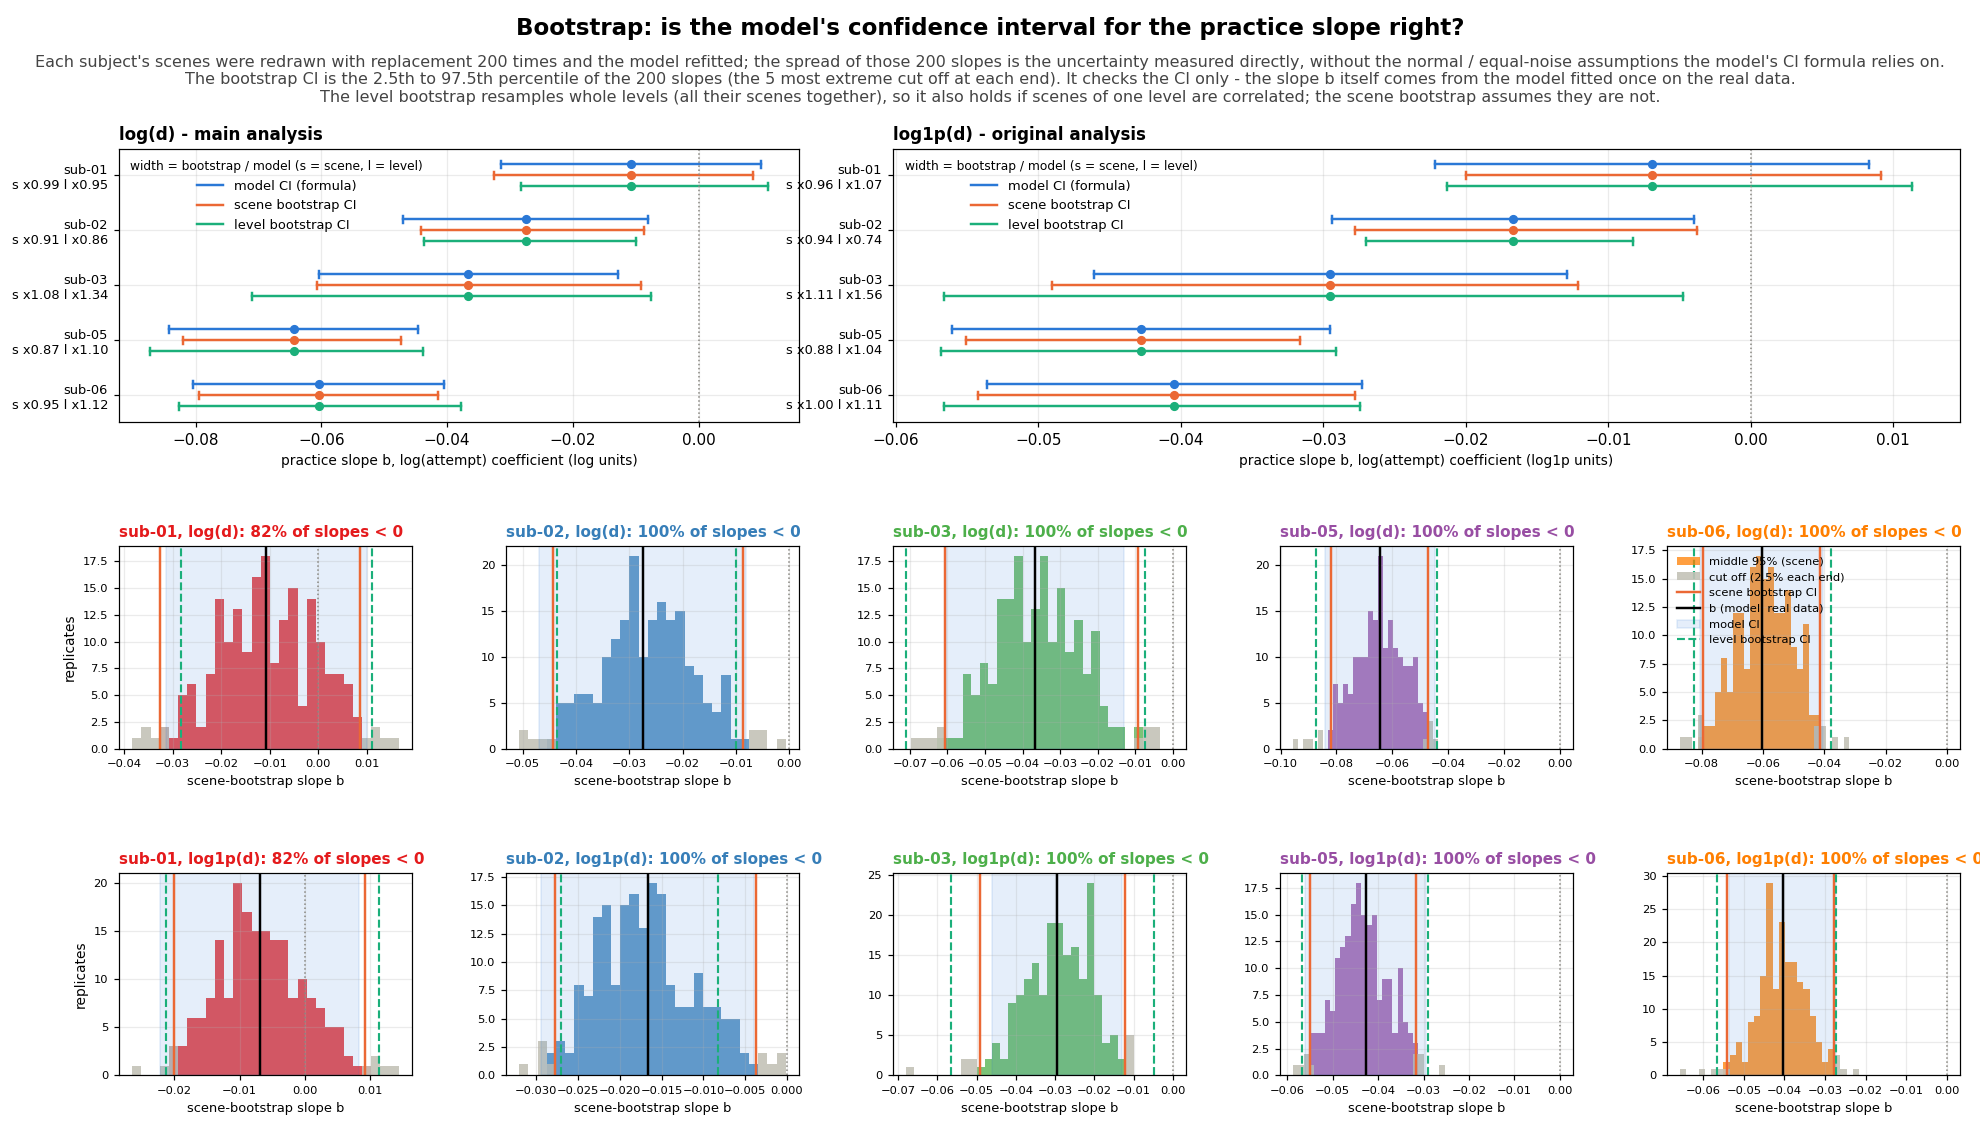

Generate this figure with Python:
"""Exploratory: scene-level cluster bootstrap of the main practice slope.

For each subject, draws that subject's scenes **with replacement** (whole scenes, every
attempt in a drawn scene kept; a scene drawn twice enters as two separate groups), refits
the primary model — ``<transform>(d_nearest_norm_loso) ~ log(attempt)`` with a random
intercept and slope on log(attempt) per scene, the ``log`` form of
``analysis.practice.fit_mixed`` — and keeps the slope ``b``. The 2.5th-97.5th percentile of
those slopes is a confidence interval that does not assume normal residuals, equal noise
across scenes or constant spread, which the residual diagnostics showed do not hold.

Writes ``docs/practice_scene_bootstrap.csv`` (one row per subject × transform: model CI,
bootstrap CI, their width ratio), ``docs/practice_scene_bootstrap_draws.csv`` (every
replicate slope) and ``docs/practice_scene_bootstrap.png`` (model CI against bootstrap CI,
and each subject's distribution of replicate slopes with the percentile cut points that
make the bootstrap CI). Reads only ``output_data/practice/attempts/``.

**Resampling unit.** By default whole *scenes* are resampled, which assumes scenes are
independent of each other. Scenes of the same level are played back to back in the same
run, so they may not be; ``level`` resamples whole *levels* instead (every scene of a drawn
level comes along, together), assuming only levels are independent. The model is the same
either way — random effects stay per scene; only the resampling unit changes. If the level
CI is clearly wider than the scene CI, scenes within a level are correlated and both the
model's CI and the scene bootstrap's were too narrow. Results go to
``docs/practice_<unit>_bootstrap.csv`` / ``_draws.csv``; the figure shows every unit run.

    uv run python docs/practice_scene_bootstrap.py              # B=200, scenes, both transforms
    uv run python docs/practice_scene_bootstrap.py level        # B=200, levels
    uv run python docs/practice_scene_bootstrap.py 50 log       # quicker, one transform
    uv run python docs/practice_scene_bootstrap.py plot         # redraw from the CSVs only
"""

import re
import sys
from pathlib import Path

sys.path.insert(0, str(Path(__file__).resolve().parent.parent))

import numpy as np
import pandas as pd
import statsmodels.formula.api as smf
from joblib import Parallel, delayed

from analysis.practice import PRIMARY, PRIMARY_TRANSFORM, TRANSFORMS, _fit_lmm, _mixed_frame, load_attempts
from analysis.trace_plots import CLUSTER_COLORS, SUBJECT_COLORS

HERE = Path(__file__).parent
SEED = 0


def slope(d):
    res = _fit_lmm(smf, "y ~ logt", d, "~logt")
    return float(res.fe_params["logt"]), res


UNITS = ("scene", "level")
UNIT_COLORS = {"scene": 1, "level": 2}      # CLUSTER_COLORS slots; slot 0 is the model CI


def unit_of(scene: str, unit: str) -> str:
    """The resampling unit a scene belongs to: itself, or its level (``w1l1s3`` -> ``w1l1``)."""
    return scene if unit == "scene" else re.match(r"(w\d+l\d+)", scene).group(1)


def summary_path(unit):
    return HERE / f"practice_{unit}_bootstrap.csv"


def draws_path(unit):
    return HERE / f"practice_{unit}_bootstrap_draws.csv"


def replicate(d, units, members, idx):
    """Refit on units ``units[idx]``, each bringing all its scenes; a unit drawn twice
    enters as distinct groups."""
    by_scene = dict(tuple(d.groupby("group")))
    parts = [by_scene[sc].assign(group=f"{sc}#{k}")
             for k, i in enumerate(idx) for sc in members[units[i]]]
    try:
        return slope(pd.concat(parts, ignore_index=True))[0]
    except (np.linalg.LinAlgError, ValueError):
        return np.nan


def plot():
    """Draw the bootstrap figure from the two CSVs — no refitting."""
    import matplotlib
    matplotlib.use("Agg")
    import matplotlib.pyplot as plt

    units = [u for u in UNITS if summary_path(u).exists()]
    summs = {u: pd.read_csv(summary_path(u), dtype={"subject": str}) for u in units}
    summ = summs["scene"]
    draws = pd.read_csv(draws_path("scene"), dtype={"subject": str})
    transforms = [t for t in TRANSFORMS if t in set(summ["transform"])]
    subjects = sorted(summ["subject"].unique())
    MODEL, BOOT = CLUSTER_COLORS[0], CLUSTER_COLORS[1]

    fig = plt.figure(figsize=(3.6 * len(subjects), 4.2 + 3.1 * len(transforms)))
    gs = fig.add_gridspec(1 + len(transforms), len(subjects),
                          height_ratios=[1.35] + [1] * len(transforms),
                          top=0.87, bottom=0.06, left=0.06, right=0.99, hspace=0.55, wspace=0.32)
    fig.suptitle("Bootstrap: is the model's confidence interval for the practice slope right?",
                 fontsize=15, fontweight="bold", y=0.985)
    fig.text(0.5, 0.952, "Each subject's scenes were redrawn with replacement 200 times and the model "
             "refitted; the spread of those 200 slopes is the uncertainty measured directly, without the "
             "normal / equal-noise assumptions the model's CI formula relies on.\nThe bootstrap CI is the "
             "2.5th to 97.5th percentile of the 200 slopes (the 5 most extreme cut off at each end). It "
             "checks the CI only - the slope b itself comes from the model fitted once on the real data."
             + ("\nThe level bootstrap resamples whole levels (all their scenes together), so it also "
                "holds if scenes of one level are correlated; the scene bootstrap assumes they are not."
                if "level" in units else ""),
             ha="center", va="top", fontsize=10.5, color="#444")

    # Top: model CI against bootstrap CI, one panel per transform.
    span = max(1, len(subjects) // len(transforms))
    for k, t in enumerate(transforms):
        ax = fig.add_subplot(gs[0, k * span:(k + 1) * span if k < len(transforms) - 1 else len(subjects)])
        m = summ[summ["transform"] == t].set_index("subject").loc[subjects]
        ms = {u: summs[u][summs[u]["transform"] == t].set_index("subject") for u in units}
        offs = np.linspace(-0.2, 0.2, 1 + len(units))
        for i, s in enumerate(subjects):
            r = m.loc[s]
            bars = [(r.model_ci_low, r.model_ci_high, MODEL, "model CI (formula)")]
            bars += [(ms[u].loc[s].boot_ci_low, ms[u].loc[s].boot_ci_high,
                      CLUSTER_COLORS[UNIT_COLORS[u]], f"{u} bootstrap CI")
                     for u in units if s in ms[u].index]
            # Segments, not errorbars: a bootstrap CI need not be centred on b.
            for off, (lo, hi, col, lab) in zip(offs, bars):
                y = i + off
                ax.plot([lo, hi], [y, y], color=col, lw=1.6, label=lab if i == 0 else None)
                ax.plot([lo, lo], [y - 0.06, y + 0.06], color=col, lw=1.6)
                ax.plot([hi, hi], [y - 0.06, y + 0.06], color=col, lw=1.6)
                ax.plot(r.b, y, "o", color=col, ms=5)
        ax.axvline(0, color="#898781", lw=1, ls=":")
        ax.set_yticks(range(len(subjects)),
                      [f"sub-{s}\n" + " ".join(f"{u[0]} x{ms[u].loc[s].width_ratio:.2f}"
                                                for u in units if s in ms[u].index)
                       for s in subjects], fontsize=8.5)
        ax.invert_yaxis()
        role = "main analysis" if t == PRIMARY_TRANSFORM else "original analysis"
        ax.set_title(f"{t}(d) - {role}", loc="left", fontsize=11, fontweight="bold")
        ax.set_xlabel(f"practice slope b, log(attempt) coefficient ({t} units)", fontsize=9)
        ax.legend(frameon=False, fontsize=8.5, loc="upper left",
                  title="width = bootstrap / model (s = scene, l = level)", title_fontsize=8)
        ax.grid(alpha=0.25)

    # Below: each subject's 200 bootstrap slopes, one row per transform.
    for k, t in enumerate(transforms):
        for j, s in enumerate(subjects):
            ax = fig.add_subplot(gs[1 + k, j])
            x = np.sort(draws[(draws["transform"] == t) & (draws["subject"] == s)]["b"].dropna().values)
            r = summ[(summ["transform"] == t) & (summ["subject"] == s)].iloc[0]
            inside = (x >= r.boot_ci_low) & (x <= r.boot_ci_high)
            bins = np.linspace(x.min(), x.max(), 30)
            ax.hist(x[inside], bins=bins, color=SUBJECT_COLORS[j], alpha=0.75, label="middle 95% (scene)")
            ax.hist(x[~inside], bins=bins, color="#c3c2b7", alpha=0.9, label="cut off (2.5% each end)")
            ax.axvline(r.boot_ci_low, color=BOOT, lw=1.6)
            ax.axvline(r.boot_ci_high, color=BOOT, lw=1.6, label="scene bootstrap CI")
            ax.axvline(r.b, color="k", lw=1.6, label="b (model, real data)")
            ax.axvspan(r.model_ci_low, r.model_ci_high, color=MODEL, alpha=0.12, label="model CI")
            if "level" in units:
                lv = summs["level"]
                lv = lv[(lv["transform"] == t) & (lv["subject"] == s)]
                if len(lv):
                    for v in (lv.iloc[0].boot_ci_low, lv.iloc[0].boot_ci_high):
                        ax.axvline(v, color=CLUSTER_COLORS[2], lw=1.4, ls="--",
                                   label="level bootstrap CI" if v == lv.iloc[0].boot_ci_high else None)
            ax.axvline(0, color="#898781", lw=1, ls=":")
            ax.set_title(f"sub-{s}, {t}(d): {(x < 0).mean():.0%} of slopes < 0", fontsize=10,
                         loc="left", color=SUBJECT_COLORS[j], fontweight="bold")
            ax.set_xlabel("scene-bootstrap slope b", fontsize=8.5)
            ax.tick_params(labelsize=7.5)
            ax.grid(alpha=0.25)
            if j == 0:
                ax.set_ylabel("replicates", fontsize=9)
            if k == 0 and j == len(subjects) - 1:
                ax.legend(frameon=False, fontsize=7.5, loc="upper left")

    out = HERE / "practice_scene_bootstrap.png"
    fig.savefig(out, dpi=110)
    print(f"Wrote {out}")


def main():
    if sys.argv[1:2] == ["plot"]:
        plot()
        return
    args = sys.argv[1:]
    unit = "level" if "level" in args else "scene"
    args = [a for a in args if a not in UNITS]
    B = int(args[0]) if args and args[0].isdigit() else 200
    transforms = [a for a in args if a in TRANSFORMS] or list(TRANSFORMS)
    df = load_attempts(Path("output_data"))
    rng = np.random.default_rng(SEED)
    rows, draws = [], []
    for transform in transforms:
        for s in sorted(df["subject"].unique()):
            d = _mixed_frame(df, PRIMARY, s, transform=transform)
            b, res = slope(d)
            ci = res.conf_int().loc["logt"].values
            scenes = np.array(sorted(d["group"].unique()))
            members = {}
            for sc in scenes:
                members.setdefault(unit_of(sc, unit), []).append(sc)
            units = np.array(sorted(members))
            idxs = [rng.integers(0, len(units), len(units)) for _ in range(B)]
            boot = np.array(Parallel(n_jobs=-1)(
                delayed(replicate)(d, units, members, i) for i in idxs))
            ok = boot[np.isfinite(boot)]
            lo, hi = np.percentile(ok, [2.5, 97.5])
            rows.append({
                "transform": transform, "subject": s, "b": b,
                "model_ci_low": ci[0], "model_ci_high": ci[1],
                "boot_ci_low": lo, "boot_ci_high": hi, "boot_sd": ok.std(ddof=1),
                "width_ratio": (hi - lo) / (ci[1] - ci[0]),
                "model_excludes_zero": bool(ci[1] < 0 or ci[0] > 0),
                "boot_excludes_zero": bool(hi < 0 or lo > 0),
                "share_boot_below_zero": float((ok < 0).mean()),
                "n_boot": len(ok), "n_failed": int(B - len(ok)), "n_scenes": len(scenes),
                "unit": unit, "n_units": len(units),
            })
            draws += [{"transform": transform, "subject": s, "b": v} for v in boot]
            r = rows[-1]
            print(f"{unit} {transform} sub-{s} ({len(units)} {unit}s): b {b:+.4f}  "
                  f"model [{ci[0]:+.4f}, {ci[1]:+.4f}]  "
                  f"boot [{lo:+.4f}, {hi:+.4f}]  width x{r['width_ratio']:.2f}", flush=True)
    pd.DataFrame(rows).round(5).to_csv(summary_path(unit), index=False)
    pd.DataFrame(draws).round(6).to_csv(draws_path(unit), index=False)
    print(f"Wrote {summary_path(unit)}")
    plot()


if __name__ == "__main__":
    main()
